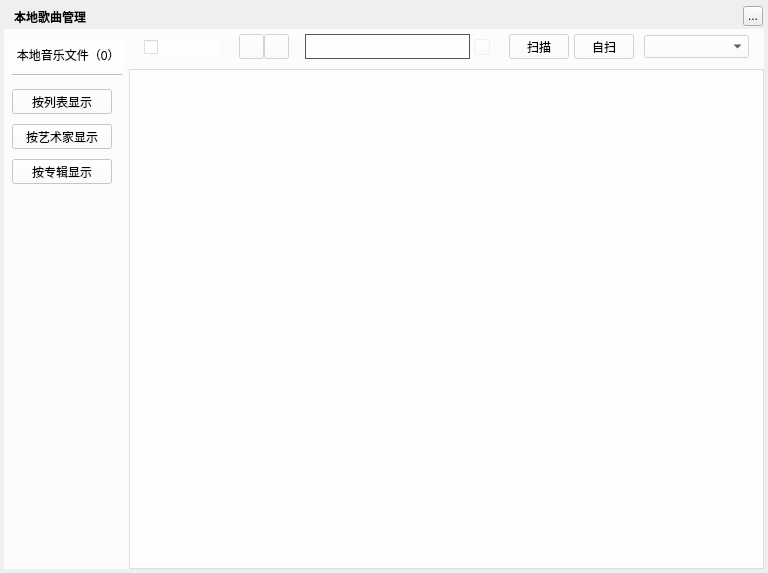
<?xml version="1.0" encoding="UTF-8"?>
<ui version="4.0">
 <class>MusicLocalSongsManagerWidget</class>
 <widget class="QWidget" name="MusicLocalSongsManagerWidget">
  <property name="geometry">
   <rect>
    <x>0</x>
    <y>0</y>
    <width>768</width>
    <height>573</height>
   </rect>
  </property>
  <property name="windowTitle">
   <string>本地歌曲管理</string>
  </property>
  <property name="styleSheet">
   <string notr="true"/>
  </property>
  <widget class="QLabel" name="background">
   <property name="geometry">
    <rect>
     <x>4</x>
     <y>4</y>
     <width>760</width>
     <height>565</height>
    </rect>
   </property>
   <property name="text">
    <string/>
   </property>
  </widget>
  <widget class="QLabel" name="topTitleName">
   <property name="geometry">
    <rect>
     <x>14</x>
     <y>4</y>
     <width>181</width>
     <height>25</height>
    </rect>
   </property>
   <property name="styleSheet">
    <string notr="true">color:&quot;#FFFFFF&quot;;font-weight:bold</string>
   </property>
   <property name="text">
    <string>本地歌曲管理</string>
   </property>
  </widget>
  <widget class="QToolButton" name="topTitleCloseButton">
   <property name="geometry">
    <rect>
     <x>743</x>
     <y>6</y>
     <width>20</width>
     <height>20</height>
    </rect>
   </property>
   <property name="text">
    <string>...</string>
   </property>
  </widget>
  <widget class="QWidget" name="backgroundMask1" native="true">
   <property name="geometry">
    <rect>
     <x>4</x>
     <y>29</y>
     <width>125</width>
     <height>540</height>
    </rect>
   </property>
   <property name="styleSheet">
    <string notr="true">background:rgba(255,255,255,200)</string>
   </property>
   <widget class="QPushButton" name="showlistButton">
    <property name="geometry">
     <rect>
      <x>8</x>
      <y>60</y>
      <width>100</width>
      <height>25</height>
     </rect>
    </property>
    <property name="text">
     <string>按列表显示</string>
    </property>
   </widget>
   <widget class="QPushButton" name="showArtButton">
    <property name="geometry">
     <rect>
      <x>8</x>
      <y>95</y>
      <width>100</width>
      <height>25</height>
     </rect>
    </property>
    <property name="text">
     <string>按艺术家显示</string>
    </property>
   </widget>
   <widget class="QLabel" name="songCountLabel">
    <property name="geometry">
     <rect>
      <x>5</x>
      <y>10</y>
      <width>115</width>
      <height>31</height>
     </rect>
    </property>
    <property name="text">
     <string> 本地音乐文件（0）</string>
    </property>
    <property name="alignment">
     <set>Qt::AlignCenter</set>
    </property>
    <property name="wordWrap">
     <bool>true</bool>
    </property>
   </widget>
   <widget class="Line" name="line">
    <property name="geometry">
     <rect>
      <x>8</x>
      <y>45</y>
      <width>110</width>
      <height>2</height>
     </rect>
    </property>
    <property name="orientation">
     <enum>Qt::Horizontal</enum>
    </property>
   </widget>
   <widget class="QPushButton" name="showAlbumButton">
    <property name="geometry">
     <rect>
      <x>8</x>
      <y>130</y>
      <width>100</width>
      <height>25</height>
     </rect>
    </property>
    <property name="text">
     <string>按专辑显示</string>
    </property>
   </widget>
  </widget>
  <widget class="QWidget" name="toolWidget" native="true">
   <property name="geometry">
    <rect>
     <x>129</x>
     <y>29</y>
     <width>635</width>
     <height>540</height>
    </rect>
   </property>
   <property name="autoFillBackground">
    <bool>false</bool>
   </property>
   <property name="styleSheet">
    <string notr="true">background:rgba(255,255,255,150)</string>
   </property>
   <widget class="QCheckBox" name="allSelectedcheckBox">
    <property name="geometry">
     <rect>
      <x>15</x>
      <y>10</y>
      <width>75</width>
      <height>16</height>
     </rect>
    </property>
   </widget>
   <widget class="QToolButton" name="auditionButton">
    <property name="geometry">
     <rect>
      <x>110</x>
      <y>5</y>
      <width>25</width>
      <height>25</height>
     </rect>
    </property>
   </widget>
   <widget class="QToolButton" name="addButton">
    <property name="geometry">
     <rect>
      <x>135</x>
      <y>5</y>
      <width>25</width>
      <height>25</height>
     </rect>
    </property>
   </widget>
   <widget class="QLineEdit" name="searchLineEdit">
    <property name="geometry">
     <rect>
      <x>176</x>
      <y>5</y>
      <width>165</width>
      <height>25</height>
     </rect>
    </property>
    <property name="styleSheet">
     <string notr="true">color:#6495ED;border: 1px solid #555;</string>
    </property>
   </widget>
   <widget class="QPushButton" name="scanButton">
    <property name="geometry">
     <rect>
      <x>380</x>
      <y>5</y>
      <width>60</width>
      <height>25</height>
     </rect>
    </property>
    <property name="text">
     <string>扫描</string>
    </property>
   </widget>
   <widget class="QPushButton" name="searchLineLabel">
    <property name="geometry">
     <rect>
      <x>345</x>
      <y>10</y>
      <width>16</width>
      <height>16</height>
     </rect>
    </property>
    <property name="cursor">
     <cursorShape>PointingHandCursor</cursorShape>
    </property>
    <property name="styleSheet">
     <string notr="true">border-image: url(:/tiny/btn_search_main_hover);
background:rgba(255,255,255,50)</string>
    </property>
    <property name="iconSize">
     <size>
      <width>25</width>
      <height>25</height>
     </size>
    </property>
   </widget>
   <widget class="QComboBox" name="filterComboBox">
    <property name="geometry">
     <rect>
      <x>515</x>
      <y>6</y>
      <width>105</width>
      <height>23</height>
     </rect>
    </property>
   </widget>
   <widget class="QWidget" name="backgroundMask2" native="true">
    <property name="geometry">
     <rect>
      <x>0</x>
      <y>0</y>
      <width>636</width>
      <height>40</height>
     </rect>
    </property>
    <property name="styleSheet">
     <string notr="true">background:rgba(255,255,255,150)</string>
    </property>
    <widget class="QPushButton" name="scanCustButton">
     <property name="geometry">
      <rect>
       <x>445</x>
       <y>5</y>
       <width>60</width>
       <height>25</height>
      </rect>
     </property>
     <property name="text">
      <string>自扫</string>
     </property>
    </widget>
   </widget>
   <widget class="QStackedWidget" name="stackedWidget">
    <property name="geometry">
     <rect>
      <x>0</x>
      <y>40</y>
      <width>635</width>
      <height>500</height>
     </rect>
    </property>
    <widget class="MusicLocalSongsTableWidget" name="songlistsTable"/>
    <widget class="MusicLocalSongsInfoTableWidget" name="songInfoTable"/>
   </widget>
   <zorder>backgroundMask2</zorder>
   <zorder>allSelectedcheckBox</zorder>
   <zorder>auditionButton</zorder>
   <zorder>addButton</zorder>
   <zorder>searchLineEdit</zorder>
   <zorder>scanButton</zorder>
   <zorder>searchLineLabel</zorder>
   <zorder>filterComboBox</zorder>
   <zorder>stackedWidget</zorder>
  </widget>
  <widget class="MusicGifLabelWidget" name="loadingLabel">
   <property name="geometry">
    <rect>
     <x>410</x>
     <y>270</y>
     <width>58</width>
     <height>58</height>
    </rect>
   </property>
   <property name="text">
    <string/>
   </property>
  </widget>
 </widget>
 <customwidgets>
  <customwidget>
   <class>MusicGifLabelWidget</class>
   <extends>QLabel</extends>
   <header>musicgiflabelwidget.h</header>
  </customwidget>
  <customwidget>
   <class>MusicLocalSongsTableWidget</class>
   <extends>QTableWidget</extends>
   <header>musiclocalsongstablewidget.h</header>
  </customwidget>
  <customwidget>
   <class>MusicLocalSongsInfoTableWidget</class>
   <extends>QTableWidget</extends>
   <header>musiclocalsongstablewidget.h</header>
  </customwidget>
 </customwidgets>
 <resources/>
 <connections/>
</ui>
